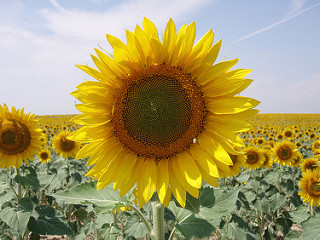
#> input picture 04 - Advanced Topics/Computer Vision/img/sunflower01.jpg, 320 x 240 px, found by its file name
$ jupyter execute '16. Gaussian Blurring.ipynb'
#> lines starting #> are read from the running program, lines starting #| are printed output that depends on the picture
# Mặt nạ Gaussian (Bộ lọc Gaussian)

[cell 1]
from PIL import Image
import numpy as np
import matplotlib.pyplot as plt
from scipy import ndimage

[cell 2]
path = '.\\img\\sunflower01.jpg'
im = Image.open(path).convert('L')
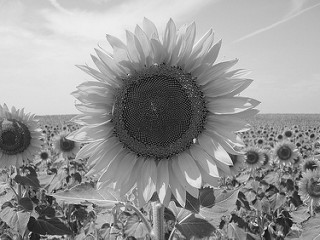
#> im: PIL image 320x240 L; min 1, max 251, mean 150.7
arr = np.array(im)

## Thay đổi sigma

[cell 3]
blurred_im1 = ndimage.gaussian_filter(arr, sigma=1, mode='constant')
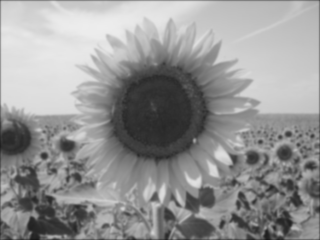
#> blurred_im1: shape (240, 320); min 23, max 237, mean 148.9
blurred_im2 = ndimage.gaussian_filter(arr, sigma=3, mode='constant')
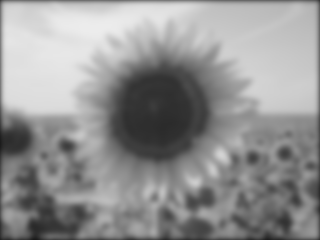
#> blurred_im2: shape (240, 320); min 25, max 236, mean 147

[cell 4]
fig, (sub1, sub2, sub3) = plt.subplots(1, 3, figsize=(10,8))

sub1.imshow(im, cmap='gray')
sub2.imshow(blurred_im1, cmap='gray')
sub3.imshow(blurred_im2, cmap='gray')


plt.show()
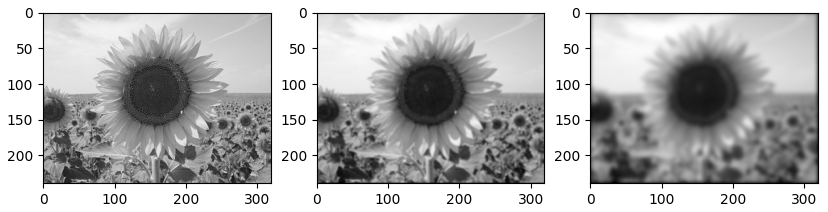
#> figure drawn by matplotlib, 3 panels

## Thay đổi mode

[cell 5]
blurred_im3 = ndimage.gaussian_filter(arr, sigma=1, mode='reflect')
blurred_im4 = ndimage.gaussian_filter(arr, sigma=1, mode='nearest')
blurred_im5 = ndimage.gaussian_filter(arr, sigma=1, mode='mirror')
blurred_im6 = ndimage.gaussian_filter(arr, sigma=1, mode='wrap')

[cell 6]
fig, subs = plt.subplots(2, 2, figsize=(8,6))

sub1, sub2, sub3, sub4 = subs.flatten()

sub1.imshow(blurred_im3, cmap='gray')
sub2.imshow(blurred_im4, cmap='gray')
sub3.imshow(blurred_im5, cmap='gray')
sub4.imshow(blurred_im6, cmap='gray')

plt.show()

$ run again, with 04 - Advanced Topics/Computer Vision/img/sunflower02.jpg copied over 04 - Advanced Topics/Computer Vision/img/sunflower01.jpg
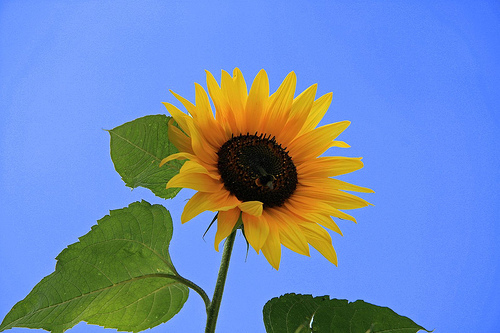
#> input picture 04 - Advanced Topics/Computer Vision/img/sunflower02.jpg, 500 x 333 px, found by its file name
#> `blurred_im2 = ndimage.gaussian_filter(arr, sigma=3, mode='constant')`:
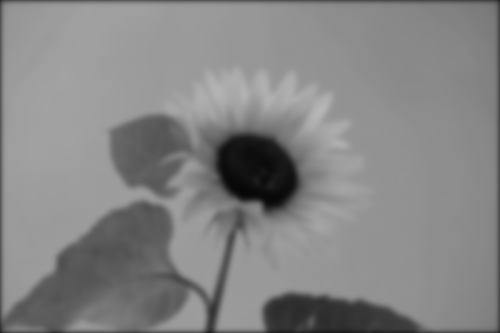
#> blurred_im2: shape (333, 500); min 7, max 182, mean 132.6
#> `plt.show()`:
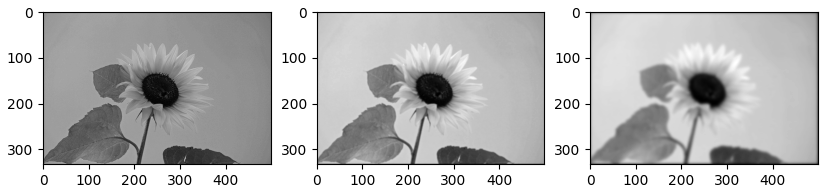
#> figure drawn by matplotlib, 3 panels

$ run again, with 04 - Advanced Topics/Computer Vision/img/sunflower03.jpg copied over 04 - Advanced Topics/Computer Vision/img/sunflower01.jpg
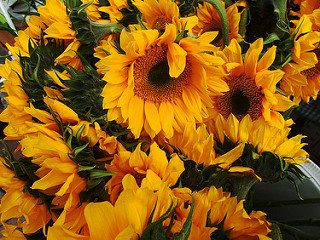
#> input picture 04 - Advanced Topics/Computer Vision/img/sunflower03.jpg, 320 x 240 px, found by its file name
#> `blurred_im2 = ndimage.gaussian_filter(arr, sigma=3, mode='constant')`:
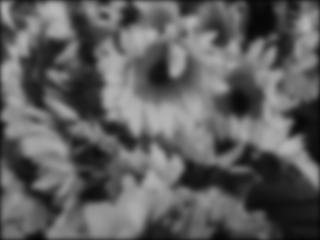
#> blurred_im2: shape (240, 320); min 7, max 183, mean 94.3
#> `plt.show()`:
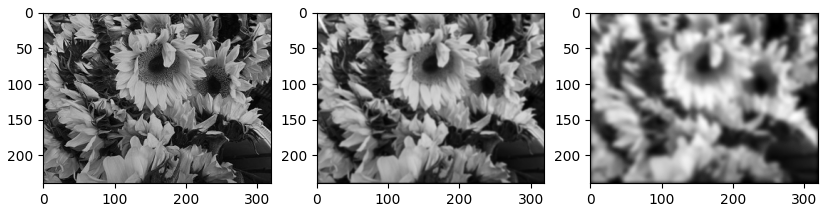
#> figure drawn by matplotlib, 3 panels
